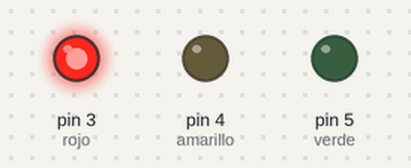
A sketch run on a simulated Arduino Uno, built with avr-gcc and run on an emulated ATmega328P. Parts: output pins drawn as LEDs (lit = HIGH).

Above: at 1.5 s.
At 4.5 s:
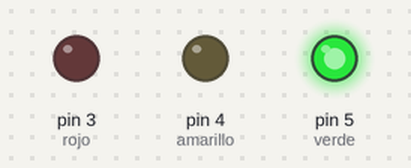
At 7.0 s:
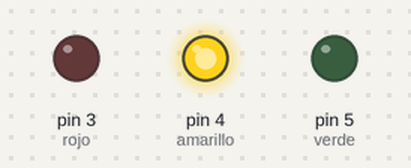
Timing chart, 0 to 10.4 s (numbered marks = the images above):
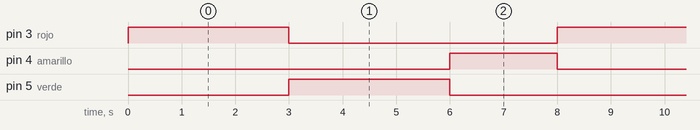

The sketch:

Semaforo.ino
```cpp
// La secuencia del semaforo es la siguiente Rojo 3 segundos > Verde 3 segundos > Amarillo 2 segundos > Se repite

const int rojo = 3;
const int amarillo = 4;
const int verde = 5;

void setup()
{
 pinMode(rojo, OUTPUT);
 pinMode(amarillo, OUTPUT);
 pinMode(verde, OUTPUT);
}

void loop()
{
    digitalWrite(rojo, HIGH);
    delay(3000);
    digitalWrite(rojo, LOW);
    digitalWrite(verde, HIGH);
    delay(3000);
    digitalWrite(verde, LOW);
    digitalWrite(amarillo, HIGH);
    delay(2000);
    digitalWrite(amarillo, LOW);
}
```

Measured:
- by itself, pin 3 (rojo), pin 5 (verde): alternates HIGH for 3.0 s and LOW for 5.0 s
- by itself, pin 4 (amarillo): alternates HIGH for 2.0 s and LOW for 6.0 s
- by itself, everything shown: repeats every 8.0 s, in 4 steps
